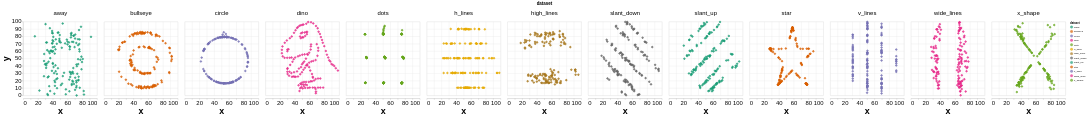

Here is the Vega-Lite specification saved for this chart:
### Vega-Lite specification from a JSON file in a GitHub repository (floating-point values rounded to 4 significant figures; data arrays with more than 128 entries replaced by an {"elided": "..."} marker saying what was removed)
{"config": {"view": {}, "mark": {}, "axis": {"labelFontSize": 24, "titleFontSize": 36}, "header": {"labelFontSize": 24, "titleFontSize": 18}}, "data": {"values": {"elided": "1846 records"}}, "facet": {"column": {"type": "nominal", "field": "dataset"}}, "spec": {"mark": "point", "encoding": {"color": {"type": "nominal", "field": "dataset", "scale": {"scheme": "dark2"}}, "fill": {"type": "nominal", "field": "dataset", "scale": {"scheme": "dark2"}}, "size": {"value": 40}, "stroke": {"type": "nominal", "field": "dataset", "scale": {"scheme": "dark2"}}, "strokeWidth": {"value": 4}, "x": {"type": "quantitative", "field": "x"}, "y": {"type": "quantitative", "field": "y"}}}, "$schema": "https://vega.github.io/schema/vega-lite/v5.json"}
